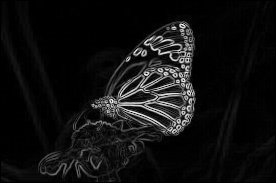
#> input picture results/manual_edge.jpg, 276 x 183 px, given in place of butterfly.jpg, which was not available
$ python edges.py
#> lines starting #> are read from the running program, lines starting #| are printed output that depends on the picture; after the words box and inside, x2 and y2 are one past the last pixel; in counts of white or black regions, pixels touching at a corner belong together; pictures that were not available may be replaced by others from this repository, and a replacement may not be noted
### cvlib/filters.py
import numpy as np

def conv_2d (image , kernel):
    h,w = image.shape
    kh, kw = kernel.shape
    kh_half , kw_half = kh//2 , kw//2
    output = np.zeros_like(image,dtype=np.float32)
    for i in range(kh_half,h-kh_half):
        for j in range(kw_half,w-kw_half):
            total = 0
            for m in range(kh):
                for n in range(kw):
                    total += image[i - kh_half +m , j - kw_half +n] * kernel[m,n]
            output[i][j] = total
    return output

### cvlib/utils.py
import os

def get_project_paths(script_file):
    script_dir = os.path.dirname(os.path.abspath(script_file))
    project_root = os.path.join(script_dir, "..")
    return {
        "data": os.path.join(project_root, "data"),
        "results": os.path.join(project_root, "results"),
        "src": os.path.join(project_root,"src")
    }

### src/edges.py
import cv2
import numpy as np
import os
from cvlib.utils import get_project_paths
from cvlib.filters import conv_2d

paths = get_project_paths(__file__)
img_path = os.path.join(paths["data"],"butterfly.jpg")

img = cv2.imread(img_path)
#> img is the input picture: shape (183, 276, 3); min 0, max 252, mean 16.5
gray = cv2.cvtColor(img,cv2.COLOR_BGR2GRAY)

blurred = cv2.GaussianBlur(gray,(5,5),1.0)
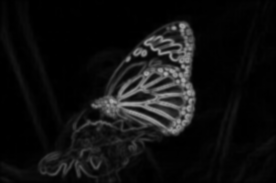
#> blurred: shape (183, 276); min 0, max 174, mean 16.5

Gx = np.array([[-1, 0, 1],
               [-2, 0, 2],
               [-1, 0, 1]], dtype=np.float32)
Gy = np.array([[-1,-2,-1],
               [ 0, 0, 0],
               [ 1, 2, 1]], dtype=np.float32)

out_x = conv_2d(gray,Gx)
#> after the loop in conv_2d, `for i in range(kh_half,h-kh_half):`:
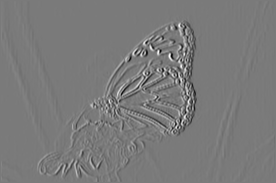
#> output: shape (183, 276) float32; min -749, max 810, mean 0; drawn with min black and max white
out_y = conv_2d(gray,Gy)
#> after the loop in conv_2d (call 2), `for i in range(kh_half,h-kh_half):`:
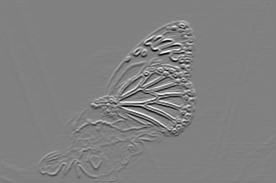
#> output: shape (183, 276) float32; min -879, max 859, mean 0.1; drawn with min black and max white
M = np.sqrt(out_x**2+out_y**2)
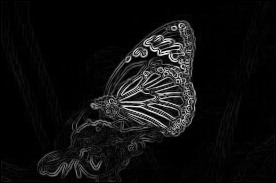
#> M: shape (183, 276) float32; min 0, max 904.4, mean 54.9; drawn with min black and max white
M = cv2.normalize(M, None, 0 ,255, cv2.NORM_MINMAX).astype(np.uint8)

manual_path = os.path.join(paths["results"],"manual_edge.jpg")
opencv_path = os.path.join(paths["results"],"canny_edge.jpg")
verify = cv2.imwrite(manual_path,M)
if verify:
    cv2.imshow("manual_edge",M)

N = cv2.Canny(gray,80,190)
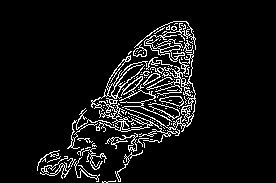
#> N: shape (183, 276); 7.7% white in thin lines or dots, all inside (x1, y1, x2, y2) = (37, 21, 196, 183)
verify = cv2.imwrite(opencv_path,N)
if verify:
    cv2.imshow("opencv_edge",N)

cv2.waitKey(0)
cv2.destroyAllWindows()
